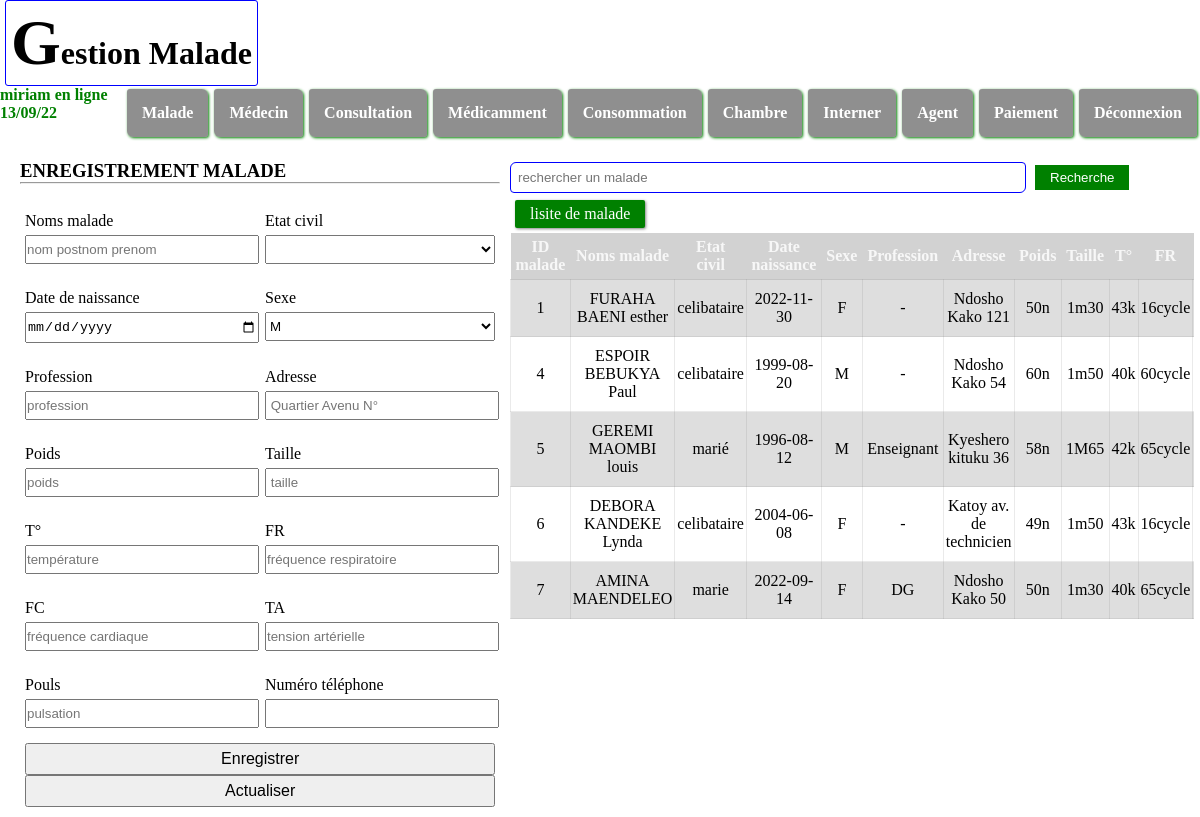
Page /Fichier_PHP/malade.php (signed in) on the committed database.
### tables this page shows
CREATE TABLE IF NOT EXISTS `malade` (
  `idmala` int(11) NOT NULL AUTO_INCREMENT,
  `nomsmalade` varchar(25) NOT NULL,
  `datenaissancemala` date NOT NULL,
  `etatcivilmala` varchar(20) NOT NULL,
  `sexemala` varchar(10) NOT NULL,
  `professionmala` varchar(25) NOT NULL,
  `adresse` varchar(25) NOT NULL,
  `telmala` varchar(20) NOT NULL,
  `poidsmala` varchar(10) NOT NULL,
  `taillemala` varchar(10) NOT NULL,
  `tamala` varchar(10) NOT NULL,
  `frmala` varchar(10) NOT NULL,
  `fcmala` varchar(10) NOT NULL,
  `poulsmala` varchar(10) DEFAULT NULL,
  `tmala` varchar(10) NOT NULL,
  PRIMARY KEY (`idmala`)
);

### Fichier_PHP/malade.php (the view, shortened to what this page needs)
<?php require 'header.php';
require "pdo.php";
?>
    <main>
    <div class="gauche">
            <form action="" method="post">
                <h3>ENREGISTREMENT MALADE</h3><hr></br>
                <div class="gp">
                    <div class="item">
                    <label for="">Noms malade</label> <br>
                    <input type="text" name="nommalade" placeholder="nom postnom prenom">
                    </div>
                    <div class="item">
                    <label for="">Etat civil</label>
                    <select name="etatcivil" id="">
                        <option ></option>
                    <option value="celibataire">celibataire</option>
                    </select>
                    </div>
                </div>
                <div class="gp">
                    <div class="item">
                    <label for="">Date de naissance </label> <br>
                    <input type="date" name="datedenaissance">
                    </div>
                    <div class="item">
                    <label for="">Sexe </label>
                    <select name="sexe" id="">
                    <option value="M">M</option>
                    </select>
                    </div>
                </div>
                <div class="gp">
                    <div class="item">
                    <label for="">Profession</label> <br>
                    <input type="text" name="profession" placeholder="profession">
                    </div>
                    <div class="item">
                    <label for="">Adresse</label>
                    <input type="text" name="adresse" placeholder=" Quartier Avenu N°">
                    </div>
                </div>
                <div class="gp">
                    <div class="item">
                    <label for="">Poids</label> <br>
                    <input type="text" name="poids" placeholder="poids">
                    </div>
                    <div class="item">
                    <label for="">Taille</label>
                    <input type="text" name="taille" placeholder=" taille">
                    </div>
                </div>
                <div class="gp">
                    <div class="item">
                    <label for="">T°</label> <br>
                    <input type="text" name="temperature" placeholder="température">
                    </div>
                    <div class="item">
                    <label for="">FR</label>
                    <input type="text" name="fr" placeholder="fréquence respiratoire">
                    </div>
                </div>
                <div class="gp">
                    <div class="item">
                    <label for="">FC</label> <br>
                    <input type="text" name="fc" placeholder="fréquence cardiaque">
                    </div>
                    <div class="item">
                    <label for="">TA</label>
                    <input type="text" name="ta" placeholder="tension artérielle">
                    </div>
                </div>
                <div class="gp">
                    <div class="item">
                    <label for="">Pouls</label> <br>
                    <input type="text" name="pouls" placeholder="pulsation">
                    </div>
                    <div class="item">
                    <label for="">Numéro téléphone</label></br>
                    <input type="number" name="numerotelephone">
                    </div>
                </div>
                <div class="btn">
                <button type="submit" name="enregistrer">Enregistrer</button>
                <button type="submit" name="actualiser">Actualiser</button>
                </div>
            </form>
    </div>
    <div class="droite">
        <form action="" method="post">
                <input type="text" name="rech" placeholder="rechercher un malade">
                <button type="submit" name="recherche">Recherche</button>
                <a class="im" href="../etatSortie/liste_malade/pdf.php">lisite de malade</a>
        </form>
        <div class="table">
            <?php if(empty($_POST['rech'])){
                if(!isset($_POST['recherche'])){?>
            <table>
                <thead>
                <tr>
                        <th>ID malade</th>
                        <th>Noms malade</th>
                        <th>Etat civil</th>
                        <th>Date naissance</th>
                        <th>Sexe </th>
                        <th>Profession</th>
                        <th>Adresse</th>
                        <th>Poids</th>
                        <th>Taille</th>
                        <th>T°</th>
                        <th>FR</th>
                    </tr>
                </thead>
                <tbody>
                    <tr>
                   <?php
                    $sql="SELECT * FROM malade where idmala=:id or nomsmalade like '%$rech%'";
                    $requete=$pdo->prepare($sql);
                    $requete->execute([':id'=>$rech]);
                    $tab=$requete->FetchAll(PDO::FETCH_ASSOC);
                    if(count($tab)==0){
                        header("location:malade.php");
                    }else
                    foreach($tab as $data){
                        $idmala =$data['idmala'];
                        $nommalade=$data['nomsmalade'];
                        $etatcivil=$data['etatcivilmala'];
                        $datedenaissance=$data['datenaissancemala'];
                        $sexe=$data['sexemala'];
                        $profession=$data['professionmala'];
                        $adresse=$data['adresse'];
                        $poids=$data['poidsmala'];
                        $taille=$data['taillemala'];
                        $temperature=$data['tmala'];
                        $fr=$data['frmala'];
                        ?>
                        <td><?php echo $idmala?></td>
                        <td><?php echo $nommalade?></td>
                        <td><?php echo $etatcivil?></td>
                        <td><?php echo $datedenaissance?></td>
                        <td><?php echo $sexe?></td>
                        <td><?php echo $profession?></td>
                        <td><?php echo $adresse?></td>
                        <td><?php echo $poids?></td>
                        <td><?php echo $taille?></td>
                        <td><?php echo $temperature?></td>
                        <td><?php echo $fr?></td>
                        </tr>
                        <?php
                }
                    ?>
                </tbody>
            </table>
            <?php }
            }else{
                    header("location:malade.php");
            } ?>
            </div>
    </main>
</body>
</html>

### fichier_CSS/malade.css (style rules this page uses)
* { padding: 0; margin: 0; }
body main { width: 100%; display: flex; height: auto; margin-top: 20px; position: relative; }
body main .gauche { width: 40%; display: flex; align-items: center; justify-content: center; margin-left: 20px; }
body main .gauche form { width: 100%; display: flex; justify-content: center; flex-direction: column; }
body main .gauche form .gp { width: 100%; display: flex; margin: 10px 0; }
body main .gauche form .gp .item { width: 50%; }
body main .gauche form .gp .item input, select { width: 96%; margin: 5px; padding: 5px 0; }
body main .gauche form .gp .item label { margin: 5px; color: black; }
body main .gauche form .btn { margin-left: 5px; margin-bottom: 10px; width: 98%; }
body main .gauche form .btn button { width: 100%; padding: 5px 0; font-size: 1em; }
body main .droite { width: 57%; margin-left: 10px; }
body main .droite form input { padding: 7px; width: 500px; border: 1px solid blue; border-radius: 6px 4px; }
body main .droite form button { padding: 5px 15px; margin: 5px; display: inline-block; background: green; color: white; border: none; }
body main .droite table { width: 100%; border-collapse: collapse; }
body main .droite table thead { background: rgba(0, 0, 0, 0.178); }
body main .droite table thead tr th { padding: 5px; color: rgba(255, 255, 255, 0.815); }
body main .droite table tbody tr { background: rgba(128, 128, 128, 0.26); text-align: center; }
body main .droite table tbody tr td { border: 1px solid rgba(128, 128, 128, 0.164); padding: 10px 2px; }
body main .droite .table { height: 400px; overflow: auto; }
.im { padding: 5px 15px; margin: 5px; display: inline-block; background: green; color: white; border: none; text-decoration: none; }
* a { text-decoration: none; color: rgba(0, 0, 0, 0.815); padding: 5px; margin: 5px; border-radius: 2px; box-shadow: 1px 1px 3px rgba(0, 0, 0, 0.479); }
main { position: relative; }

### rows in the picture
malade: idmala "1", nomsmalade "FURAHA BAENI esther", etatcivilmala "celibataire", datenaissancemala "2022-11-30", sexemala "F", professionmala "-", adresse "Ndosho Kako 121", poidsmala "50n", taillemala "1m30", tmala "43k", frmala "16cycle"
malade: idmala "4", nomsmalade "ESPOIR BEBUKYA Paul", etatcivilmala "celibataire", datenaissancemala "1999-08-20", sexemala "M", professionmala "-", adresse "Ndosho Kako 54", poidsmala "60n", taillemala "1m50", tmala "40k", frmala "60cycle"
malade: idmala "5", nomsmalade "GEREMI MAOMBI louis", etatcivilmala "marié", datenaissancemala "1996-08-12", sexemala "M", professionmala "Enseignant", adresse "Kyeshero kituku 36", poidsmala "58n", taillemala "1M65", tmala "42k", frmala "65cycle"
malade: idmala "6", nomsmalade "DEBORA KANDEKE Lynda", etatcivilmala "celibataire", datenaissancemala "2004-06-08", sexemala "F", professionmala "-", adresse "Katoy av. de technicien", poidsmala "49n", taillemala "1m50", tmala "43k", frmala "16cycle"
malade: idmala "7", nomsmalade "AMINA MAENDELEO", etatcivilmala "marie", datenaissancemala "2022-09-14", sexemala "F", professionmala "DG", adresse "Ndosho Kako 50", poidsmala "50n", taillemala "1m30", tmala "40k", frmala "65cycle"

### other values in the picture
$_SESSION['username'] "miriam"
